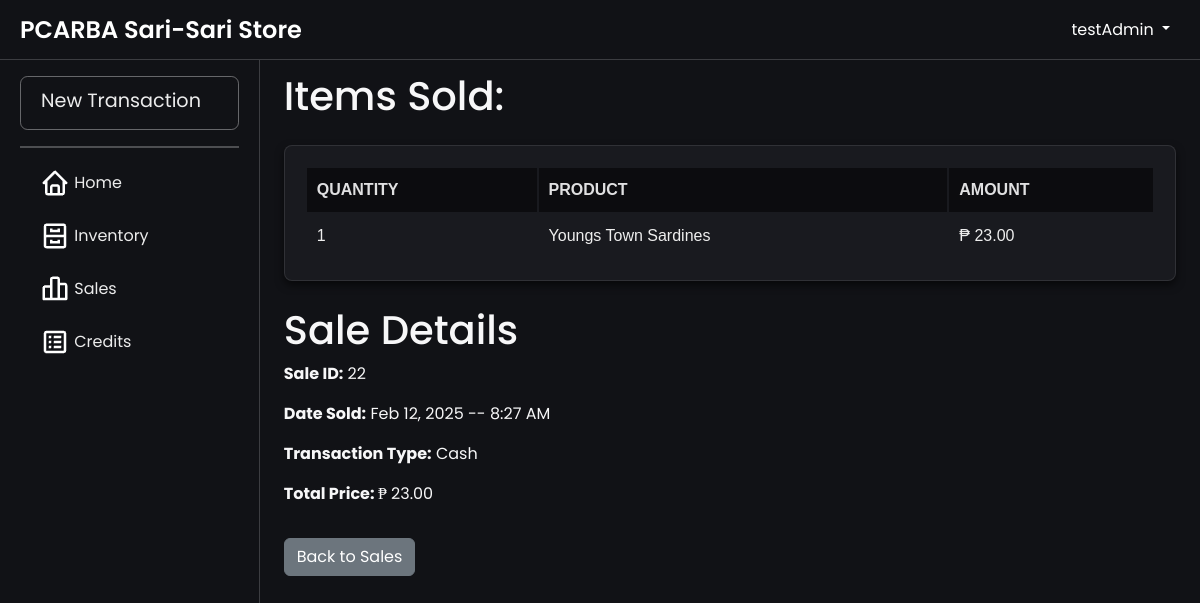
/sale_details.php?saleId=22 (signed in), run on the app's committed database.
### tables this page shows
CREATE TABLE `sale_item` (
  `sale_itemId` int(11) NOT NULL AUTO_INCREMENT,
  `quantity` int(11) NOT NULL,
  `price` decimal(10,2) NOT NULL,
  `subTotal` decimal(10,2) NOT NULL,
  `productId` int(11) NOT NULL,
  `saleId` int(11) DEFAULT NULL,
  `creditId` int(11) DEFAULT NULL,
  PRIMARY KEY (`sale_itemId`),
  KEY `product_sale_item` (`productId`),
  KEY `sale_sale_item` (`saleId`),
  KEY `credits_sale_item` (`creditId`),
  CONSTRAINT `credits_sale_item` FOREIGN KEY (`creditId`) REFERENCES `credits` (`creditId`) ON DELETE CASCADE,
  CONSTRAINT `product_sale_item` FOREIGN KEY (`productId`) REFERENCES `products` (`productId`),
  CONSTRAINT `sale_sale_item` FOREIGN KEY (`saleId`) REFERENCES `sales` (`saleId`) ON DELETE CASCADE
);

CREATE TABLE `products` (
  `productId` int(11) NOT NULL AUTO_INCREMENT,
  `productName` varchar(100) NOT NULL,
  `productCategory` varchar(100) NOT NULL,
  `unitPrice` decimal(10,2) NOT NULL,
  `stockLevel` int(11) NOT NULL,
  `reorderLevel` int(11) NOT NULL,
  `costPrice` decimal(10,2) NOT NULL,
  `userId` int(11) NOT NULL,
  PRIMARY KEY (`productId`),
  KEY `users_product` (`userId`),
  CONSTRAINT `users_product` FOREIGN KEY (`userId`) REFERENCES `users` (`userId`)
);

CREATE TABLE `sales` (
  `saleId` int(11) NOT NULL AUTO_INCREMENT,
  `totalPrice` decimal(10,2) NOT NULL,
  `transactionType` enum('Cash','Credit') NOT NULL,
  `dateSold` timestamp NOT NULL DEFAULT current_timestamp(),
  `userId` int(11) NOT NULL,
  `creditorId` int(11) DEFAULT NULL,
  PRIMARY KEY (`saleId`),
  KEY `users_sale` (`userId`),
  KEY `creditor_sale` (`creditorId`),
  CONSTRAINT `creditor_sale` FOREIGN KEY (`creditorId`) REFERENCES `creditor` (`creditorId`),
  CONSTRAINT `users_sale` FOREIGN KEY (`userId`) REFERENCES `users` (`userId`)
);

### htdocs/sale_details.php (the view, shortened to what this page needs)
<?php
include 'db.php';
$saleId = $_GET['saleId'];
$query = "SELECT s.saleId, s.dateSold, s.transactionType, s.totalPrice,
                 p.productName, si.quantity, si.subTotal
          FROM sales s
          JOIN sale_item si ON s.saleId = si.saleId
          JOIN products p ON si.productId = p.productId
          WHERE s.saleId = ?";
$stmt = $conn->prepare($query);
$stmt->bind_param("i", $saleId);
$stmt->execute();
$result = $stmt->get_result();
$saleDetails = $result->fetch_all(MYSQLI_ASSOC);
$dateSold = !empty($saleDetails[0]['dateSold']) ? date("M d, Y -- g:i A", strtotime($saleDetails[0]['dateSold'])) : 'N/A';
?>
<!DOCTYPE html>
<html lang="en">
<head>
    <link rel="stylesheet" href="css/bootstrap.min.css">
    <link rel="stylesheet" href="css/layer1.css">
</head>
<body>
    <?php include 'navbar.php'; ?>
    <div class="container-fluid h-100 d-flex align-items-center justify-content-center">
        <div class="main-content">
            <h1>Items Sold:</h1>
            <div class="table-wrapper">
                <table>
                    <thead>
                        <tr>
                            <th>Quantity</th>
                            <th>Product</th>
                            <th>Amount</th>
                        </tr>
                    </thead>
                    <tbody>
                        <?php foreach ($saleDetails as $item) { ?>
                            <tr>
                                <td><?php echo htmlspecialchars($item['quantity']); ?></td>
                                <td><?php echo htmlspecialchars($item['productName']); ?></td>
                                <td>₱ <?php echo htmlspecialchars($item['subTotal']); ?></td>
                            </tr>
                        <?php } ?>
                    </tbody>
                </table>
            </div>
            <h1>Sale Details</h1>
            <p><strong>Sale ID:</strong> <?php echo htmlspecialchars($saleDetails[0]['saleId']); ?></p>
            <p><strong>Date Sold:</strong> <?php echo htmlspecialchars($dateSold); ?></p>
            <p><strong>Transaction Type:</strong> <?php echo htmlspecialchars($saleDetails[0]['transactionType']); ?></p>
            <p><strong>Total Price: </strong> ₱ <?php echo htmlspecialchars($saleDetails[0]['totalPrice']); ?></p>
            <a href="sales.php" class="btn btn-secondary mt-3">Back to Sales</a>
        </div>
    </div>
</body>
</html>

### htdocs/css/layer1.css (style rules this page uses)
body { background-color: rgb(17, 18, 22); font-family: "Poppins", serif; color: white; }

### htdocs/sale_details.php (style rules this page uses)
.main-content { background-color: transparent; padding: 20px; color: #f7f7f8; width: 100%; max-width: 1200px; }
.main-content h1, .main-content h3 { color: #f7f7f8; }
.main-content p { color: #f7f7f8; }
.table-wrapper { background-color: #191a1f; width: 100%; margin: 25px auto; position: relative; padding: 20px; border-radius: 8px; border: 1px solid rgba(255, 255, 255, 0.1); box-shadow: 0 4px 8px rgba(0, 0, 0, 0.58); }
table { font-family: Arial, Helvetica, sans-serif; width: 100%; border-collapse: collapse; }
table thead { position: sticky; top: 0; z-index: 10; background-color: #1f1f1f; }
table th { padding: 10px; background-color: #0c0c0f; color: rgba(247, 247, 248, 0.9); font-weight: bold; text-transform: uppercase; font-size: 1rem; border: 2px solid transparent; }
table td { padding: 10px; font-size: 1rem; color: #eee; border: 2px solid transparent; }
table tr { background-color: transparent; }
.btn-secondary { background-color: #6c757d; border: none; padding: 10px 20px; border-radius: 8px; font-size: 16px; font-weight: 500; transition: background-color 0.3s ease; }

### htdocs/navbar.php (style rules this page uses)
.main-content { padding: 1%; margin-top: 60px; margin-left: 260px; transition: margin-left 0.3s; }

### data on the page
sale_item: quantity "1", productId.productName "Youngs Town Sardines", subTotal "23.00", saleId.saleId "22", saleId.dateSold "Feb 12, 2025 -- 8:27 AM", saleId.transactionType "Cash", saleId.totalPrice "23.00"

### other printed values
$_SESSION['username'] "testAdmin"
